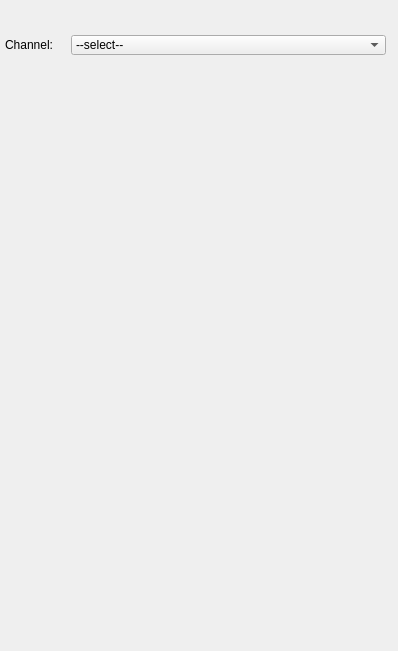
            <widget class="QWidget" name="scrollAreaWidgetContents">
             <property name="geometry">
              <rect>
               <x>0</x>
               <y>0</y>
               <width>398</width>
               <height>651</height>
              </rect>
             </property>
             <widget class="QWidget" name="horizontalLayoutWidget_4">
              <property name="geometry">
               <rect>
                <x>5</x>
                <y>5</y>
                <width>381</width>
                <height>80</height>
               </rect>
              </property>
              <layout class="QHBoxLayout" name="horizontalLayout_5">
               <item>
                <widget class="QLabel" name="lab_proj_name_10">
                 <property name="sizePolicy">
                  <sizepolicy hsizetype="Fixed" vsizetype="Preferred">
                   <horstretch>0</horstretch>
                   <verstretch>0</verstretch>
                  </sizepolicy>
                 </property>
                 <property name="minimumSize">
                  <size>
                   <width>60</width>
                   <height>20</height>
                  </size>
                 </property>
                 <property name="maximumSize">
                  <size>
                   <width>60</width>
                   <height>20</height>
                  </size>
                 </property>
                 <property name="styleSheet">
                  <string notr="true">font: 25 10pt &quot;Calibri Light&quot;;</string>
                 </property>
                 <property name="text">
                  <string>Channel:</string>
                 </property>
                </widget>
               </item>
               <item>
                <widget class="QComboBox" name="cB_channel">
                 <property name="enabled">
                  <bool>true</bool>
                 </property>
                 <property name="sizePolicy">
                  <sizepolicy hsizetype="Preferred" vsizetype="Preferred">
                   <horstretch>0</horstretch>
                   <verstretch>0</verstretch>
                  </sizepolicy>
                 </property>
                 <property name="minimumSize">
                  <size>
                   <width>0</width>
                   <height>20</height>
                  </size>
                 </property>
                 <property name="maximumSize">
                  <size>
                   <width>16777215</width>
                   <height>20</height>
                  </size>
                 </property>
                 <property name="styleSheet">
                  <string notr="true">font: 25 10pt &quot;Calibri Light&quot;;</string>
                 </property>
                 <item>
                  <property name="text">
                   <string>--select--</string>
                  </property>
                 </item>
                 <item>
                  <property name="text">
                   <string>add</string>
                  </property>
                 </item>
                </widget>
               </item>
              </layout>
             </widget>
            </widget>
